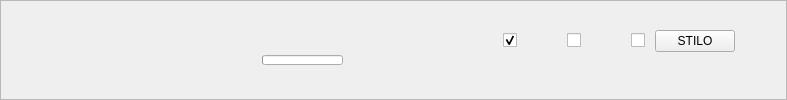
       <widget class="QFrame" name="paghopiedo">
        <property name="minimumSize">
         <size>
          <width>0</width>
          <height>60</height>
         </size>
        </property>
        <property name="frameShape">
         <enum>QFrame::StyledPanel</enum>
        </property>
        <property name="frameShadow">
         <enum>QFrame::Raised</enum>
        </property>
        <property name="tipo" stdset="0">
         <string>senborda</string>
        </property>
        <layout class="QHBoxLayout" name="horizontalLayout_19">
         <property name="spacing">
          <number>10</number>
         </property>
         <property name="topMargin">
          <number>0</number>
         </property>
         <property name="bottomMargin">
          <number>18</number>
         </property>
         <item>
          <layout class="QHBoxLayout" name="horizontalLayout_15">
           <property name="spacing">
            <number>10</number>
           </property>
           <item>
            <widget class="QPushButton" name="Hejmo">
             <property name="enabled">
              <bool>false</bool>
             </property>
             <property name="sizePolicy">
              <sizepolicy hsizetype="Maximum" vsizetype="Fixed">
               <horstretch>0</horstretch>
               <verstretch>0</verstretch>
              </sizepolicy>
             </property>
             <property name="maximumSize">
              <size>
               <width>16777215</width>
               <height>16777215</height>
              </size>
             </property>
             <property name="text">
              <string notr="true"/>
             </property>
             <property name="iconSize">
              <size>
               <width>35</width>
               <height>34</height>
              </size>
             </property>
             <property name="flat">
              <bool>true</bool>
             </property>
            </widget>
           </item>
           <item>
            <widget class="QPushButton" name="KielUzi">
             <property name="sizePolicy">
              <sizepolicy hsizetype="Maximum" vsizetype="Fixed">
               <horstretch>0</horstretch>
               <verstretch>0</verstretch>
              </sizepolicy>
             </property>
             <property name="text">
              <string/>
             </property>
             <property name="iconSize">
              <size>
               <width>35</width>
               <height>34</height>
              </size>
             </property>
             <property name="flat">
              <bool>true</bool>
             </property>
            </widget>
           </item>
           <item>
            <widget class="QPushButton" name="Konfigurado">
             <property name="sizePolicy">
              <sizepolicy hsizetype="Maximum" vsizetype="Fixed">
               <horstretch>0</horstretch>
               <verstretch>0</verstretch>
              </sizepolicy>
             </property>
             <property name="text">
              <string/>
             </property>
             <property name="iconSize">
              <size>
               <width>35</width>
               <height>34</height>
              </size>
             </property>
             <property name="flat">
              <bool>true</bool>
             </property>
            </widget>
           </item>
          </layout>
         </item>
         <item>
          <spacer name="horizontalSpacer_17">
           <property name="orientation">
            <enum>Qt::Horizontal</enum>
           </property>
           <property name="sizeType">
            <enum>QSizePolicy::Fixed</enum>
           </property>
           <property name="sizeHint" stdset="0">
            <size>
             <width>100</width>
             <height>20</height>
            </size>
           </property>
          </spacer>
         </item>
         <item>
          <layout class="QVBoxLayout" name="verticalLayout_193">
           <property name="spacing">
            <number>0</number>
           </property>
           <property name="sizeConstraint">
            <enum>QLayout::SetNoConstraint</enum>
           </property>
           <item>
            <widget class="QPushButton" name="printilo">
             <property name="enabled">
              <bool>false</bool>
             </property>
             <property name="sizePolicy">
              <sizepolicy hsizetype="Maximum" vsizetype="Fixed">
               <horstretch>0</horstretch>
               <verstretch>0</verstretch>
              </sizepolicy>
             </property>
             <property name="minimumSize">
              <size>
               <width>0</width>
               <height>0</height>
              </size>
             </property>
             <property name="maximumSize">
              <size>
               <width>16777215</width>
               <height>16777215</height>
              </size>
             </property>
             <property name="text">
              <string notr="true"/>
             </property>
             <property name="iconSize">
              <size>
               <width>81</width>
               <height>34</height>
              </size>
             </property>
             <property name="flat">
              <bool>true</bool>
             </property>
            </widget>
           </item>
           <item>
            <widget class="QProgressBar" name="prog_printilo">
             <property name="maximumSize">
              <size>
               <width>81</width>
               <height>10</height>
              </size>
             </property>
             <property name="value">
              <number>0</number>
             </property>
             <property name="textVisible">
              <bool>false</bool>
             </property>
             <property name="format">
              <string/>
             </property>
            </widget>
           </item>
          </layout>
         </item>
         <item>
          <widget class="QPushButton" name="Sendas">
           <property name="enabled">
            <bool>false</bool>
           </property>
           <property name="maximumSize">
            <size>
             <width>50</width>
             <height>16777215</height>
            </size>
           </property>
           <property name="text">
            <string notr="true"/>
           </property>
           <property name="iconSize">
            <size>
             <width>32</width>
             <height>32</height>
            </size>
           </property>
           <property name="flat">
            <bool>true</bool>
           </property>
          </widget>
         </item>
         <item>
          <spacer name="horizontalSpacer_22">
           <property name="orientation">
            <enum>Qt::Horizontal</enum>
           </property>
           <property name="sizeType">
            <enum>QSizePolicy::Fixed</enum>
           </property>
           <property name="sizeHint" stdset="0">
            <size>
             <width>100</width>
             <height>20</height>
            </size>
           </property>
          </spacer>
         </item>
         <item>
          <layout class="QHBoxLayout" name="horizontalLayout_16">
           <property name="spacing">
            <number>50</number>
           </property>
           <item>
            <widget class="QCheckBox" name="Cxapeligo">
             <property name="maximumSize">
              <size>
               <width>130</width>
               <height>16777215</height>
              </size>
             </property>
             <property name="text">
              <string notr="true"/>
             </property>
             <property name="icon">
              <iconset resource="paghopiedo.qrc">
               <normaloff>:/pagxopiedo/bildeto-cx.png</normaloff>:/pagxopiedo/bildeto-cx.png</iconset>
             </property>
             <property name="iconSize">
              <size>
               <width>63</width>
               <height>29</height>
              </size>
             </property>
             <property name="checked">
              <bool>true</bool>
             </property>
            </widget>
           </item>
           <item>
            <widget class="QCheckBox" name="Parolo">
             <property name="text">
              <string notr="true"/>
             </property>
             <property name="icon">
              <iconset resource="paghopiedo.qrc">
               <normaloff>:/pagxopiedo/bildeto-paroloj.png</normaloff>:/pagxopiedo/bildeto-paroloj.png</iconset>
             </property>
             <property name="iconSize">
              <size>
               <width>31</width>
               <height>29</height>
              </size>
             </property>
            </widget>
           </item>
           <item>
            <widget class="QCheckBox" name="Noteto">
             <property name="text">
              <string notr="true"/>
             </property>
             <property name="icon">
              <iconset resource="paghopiedo.qrc">
               <normaloff>:/pagxopiedo/bildeto-muziko.png</normaloff>:/pagxopiedo/bildeto-muziko.png</iconset>
             </property>
             <property name="iconSize">
              <size>
               <width>32</width>
               <height>32</height>
              </size>
             </property>
            </widget>
           </item>
          </layout>
         </item>
         <item>
          <widget class="QPushButton" name="butono_stilo">
           <property name="sizePolicy">
            <sizepolicy hsizetype="Maximum" vsizetype="Fixed">
             <horstretch>0</horstretch>
             <verstretch>0</verstretch>
            </sizepolicy>
           </property>
           <property name="text">
            <string>STILO</string>
           </property>
          </widget>
         </item>
         <item>
          <spacer name="horizontalSpacer_42">
           <property name="orientation">
            <enum>Qt::Horizontal</enum>
           </property>
           <property name="sizeHint" stdset="0">
            <size>
             <width>40</width>
             <height>20</height>
            </size>
           </property>
          </spacer>
         </item>
        </layout>
       </widget>
